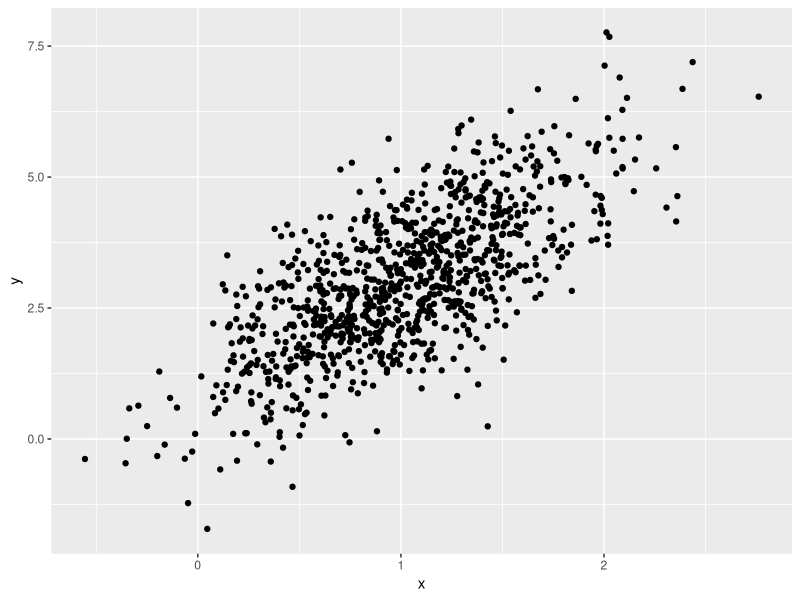
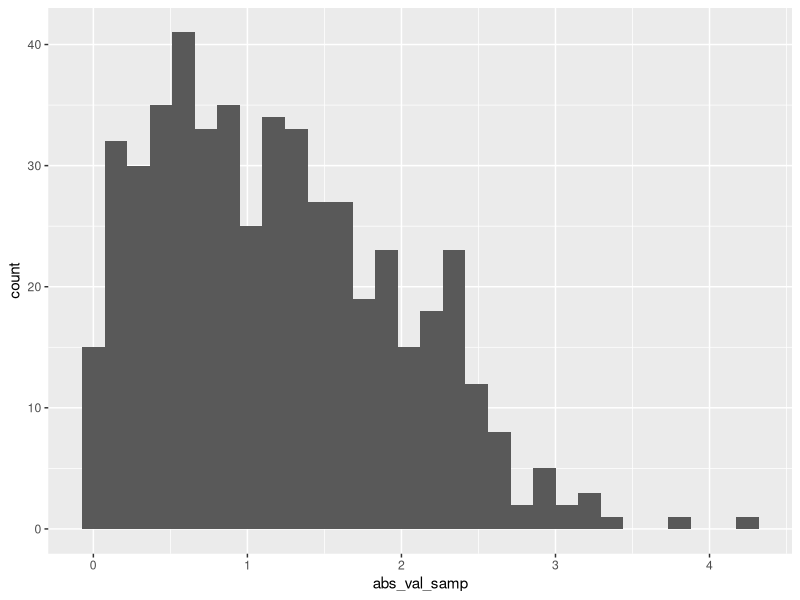

These charts were generated, in order, by the following R code:
## ---- chunk 1
library(tidyverse)
## ---- chunk 2
samp = rnorm(100)
length(samp)
## ---- chunk 3
mean(samp)
sd(samp)
## ---- chunk 4
example_df <- 
  tibble(
    vec_numeric = 1:4,
    vec_char = c("My", "name", "is", "jeff"),
    vec_factor = factor(c("male", "male", "female", "female"))
  )
## ---- chunk 5
plot_df = 
  tibble(
    x = rnorm(1000, mean = 1, sd = .5),
    y = 1 + 2 * x + rnorm(1000)
  )

ggplot(plot_df, aes(x = x, y = y)) + geom_point()
## ---- chunk 6
la_df <- 
  tibble(
    numeric_samp = rnorm(500, mean = 1),
    greater_0 = numeric_samp > 0,
    abs_val_samp = abs(numeric_samp)
  )

ggplot(la_df, aes(x = abs_val_samp)) + geom_histogram()
